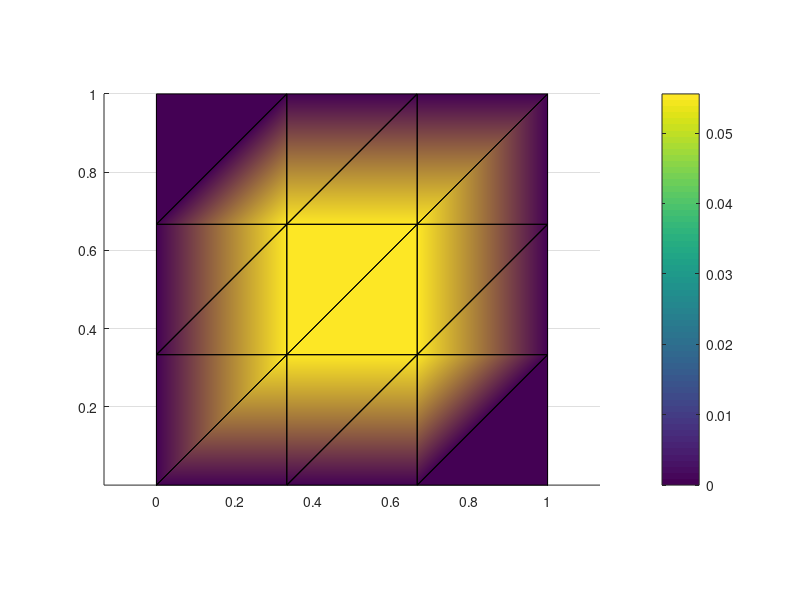

Reproduce this figure in MATLAB.
%3.6  femcode.m
% http://www.particleincell.com/blog/2012/matlab-fem/

% [p,t,b] = squaregrid(m,n) % create grid of N=mn nodes to be listed in p
% generate mesh of T=2(m-1)(n-1) right triangles in unit square
m=4; n=4; % includes boundary nodes, mesh spacing 1/(m-1) and 1/(n-1)
[x,y]=ndgrid((0:m-1)/(m-1),(0:n-1)/(n-1)); % matlab forms x and y lists
p=[x(:),y(:)]; % N by 2 matrix listing x,y coordinates of all N=mn nodes
t=[1,2,m+2; 1,m+2,m+1]; % 3 node numbers for two triangles in first square
t=kron(t,ones(m-1,1))+kron(ones(size(t)),(0:m-2)');
% now t lists 3 node numbers of 2(m-1) triangles in the first mesh row
t=kron(t,ones(n-1,1))+kron(ones(size(t)),(0:n-2)'*m);
% final t lists 3 node numbers of all triangles in T by 3 matrix 
b=[1:m,m+1:m:m*n,2*m:m:m*n,m*n-m+2:m*n-1]; % bottom, left, right, top 
% b = numbers of all 2m+2n **boundary nodes** preparing for U(b)=0

% [K,F] = assemble(p,t) % K and F for any mesh of triangles: linear phi's
N=size(p,1);T=size(t,1); % number of nodes, number of triangles
% p lists x,y coordinates of N nodes, t lists triangles by 3 node numbers
K=sparse(N,N); % zero matrix in sparse format: zeros(N) would be "dense"
F=zeros(N,1); % load vector F to hold integrals of phi's times load f(x,y)

for e=1:T  % integration over one triangular element at a time
  nodes=t(e,:); % row of t = node numbers of the 3 corners of triangle e
  Pe=[ones(3,1),p(nodes,:)]; % 3 by 3 matrix with rows=[1 xcorner ycorner] 
  Area=abs(det(Pe))/2; % area of triangle e = half of parallelogram area
  C=inv(Pe); % columns of C are coeffs in a+bx+cy to give phi=1,0,0 at nodes
  % now compute 3 by 3 Ke and 3 by 1 Fe for element e
  grad=C(2:3,:);Ke=Area*grad'*grad; % element matrix from slopes b,c in grad
  Fe=Area/3; % integral of phi over triangle is volume of pyramid: f(x,y)=1
  % multiply Fe by f at centroid for load f(x,y): one-point quadrature!
  % centroid would be mean(p(nodes,:)) = average of 3 node coordinates
  K(nodes,nodes)=K(nodes,nodes)+Ke; % add Ke to 9 entries of global K
  F(nodes)=F(nodes)+Fe; % add Fe to 3 components of load vector F
end   % all T element matrices and vectors now assembled into K and F

% [Kb,Fb] = dirichlet(K,F,b) % assembled K was singular! K*ones(N,1)=0
% Implement Dirichlet boundary conditions U(b)=0 at nodes in list b
K(b,:)=0; K(:,b)=0; F(b)=0; % put zeros in boundary rows/columns of K and F 
K(b,b)=speye(length(b),length(b)); % put I into boundary submatrix of K
Kb=K; Fb=F; % Stiffness matrix Kb (sparse format) and load vector Fb
full(Kb)
F
% Solving for the vector U will produce U(b)=0 at boundary nodes
U=Kb\Fb;  % The FEM approximation is U_1 phi_1 + ... + U_N phi_N

% Plot the FEM approximation U(x,y) with values U_1 to U_N at the nodes 
trisurf(t,p(:,1),p(:,2),0*p(:,1),U,'edgecolor','k','facecolor','interp');
view(2),axis equal,colorbar